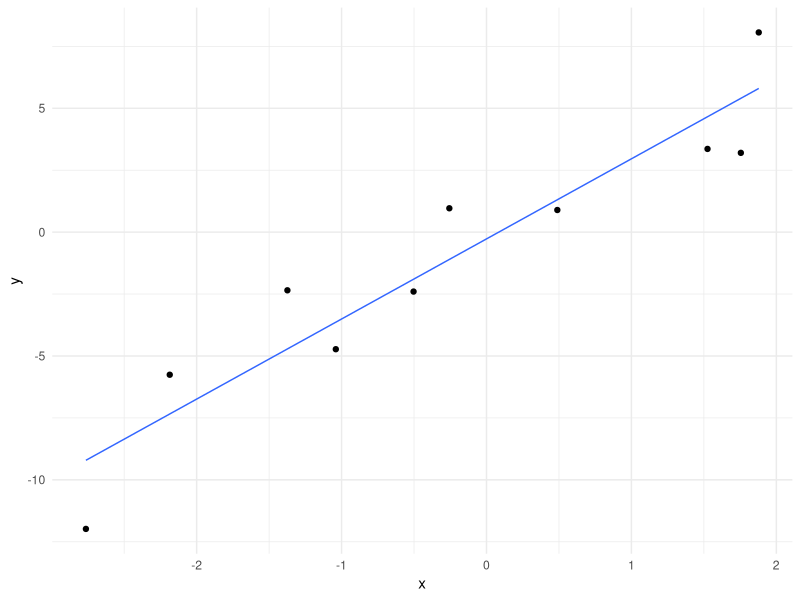
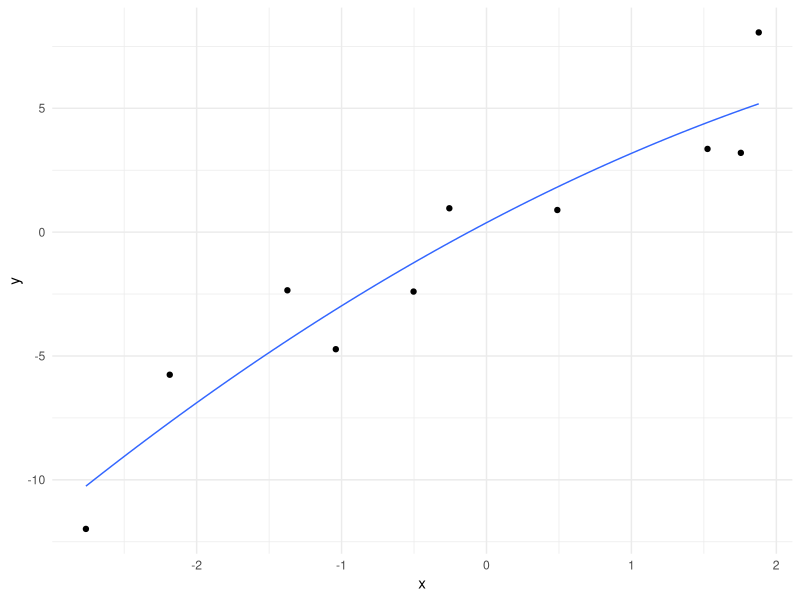
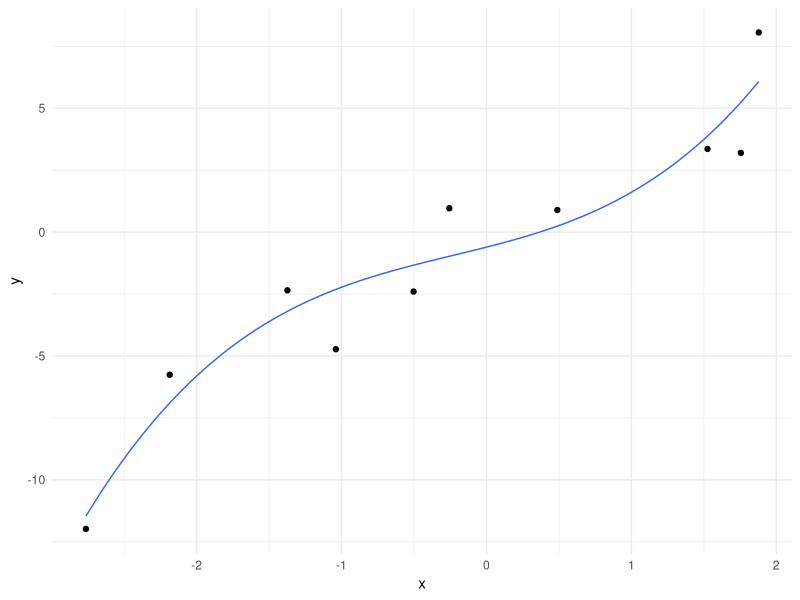
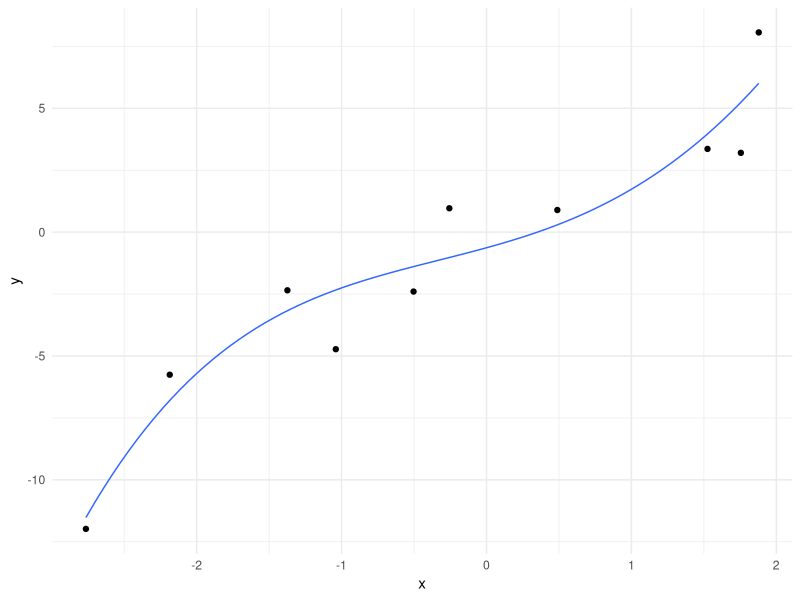
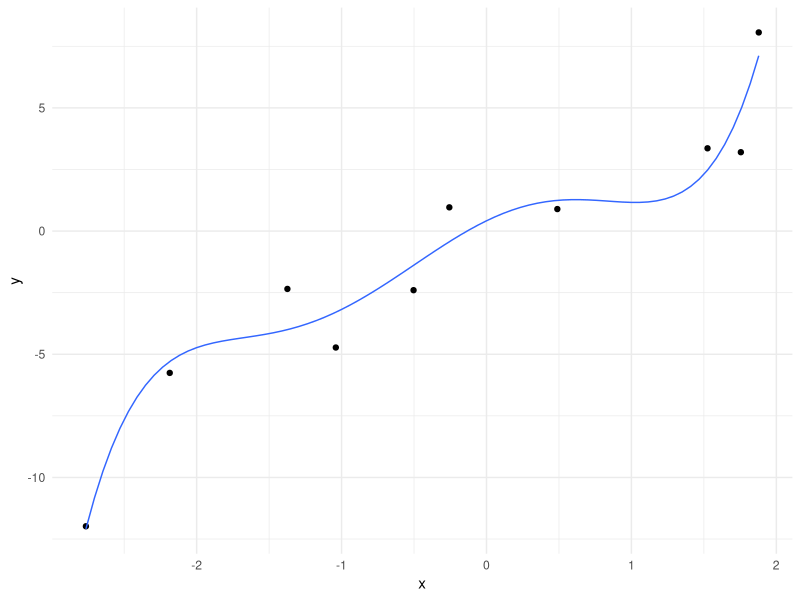
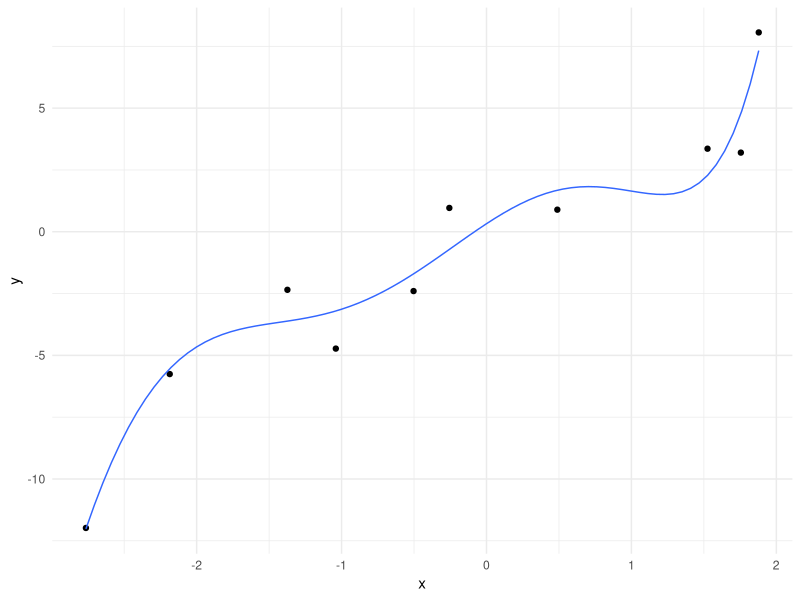
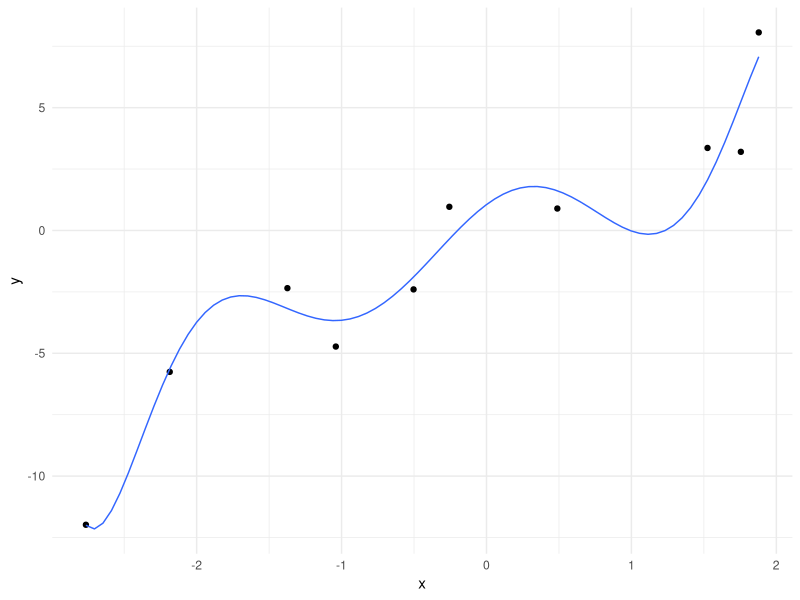
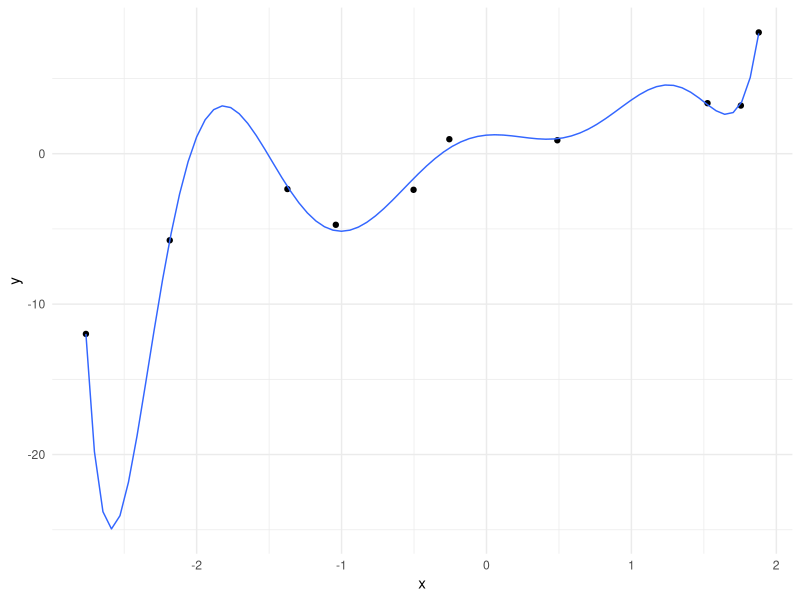

The R source for these figures, in order:
## ---- chunk 1
knitr::opts_chunk$set(fig.width = 4, fig.height = 2.5,
                      fig.align = 'center', echo = FALSE,
                      warning = FALSE, message = FALSE)
library(tidyverse)
library(gridExtra)
library(purrr)
theme_set(theme_minimal())
## ---- chunk 2
n <- 10
x <- rnorm(n, 0, 2)
y <- rnorm(n, x + .4 * x^3, 1.5)
d <- tibble(x, y)

dnew <- tibble(x = runif(100, min(x), max(x))) %>%
  mutate(y = rnorm(100, x + .4 * x^3, 1.5))

d %>%
  ggplot(aes(x, y)) + 
  geom_point() + 
  geom_smooth(size = .5, method = "lm", se = FALSE)
## ---- chunk 3
d %>%
  ggplot(aes(x, y)) + 
  geom_point() + 
  geom_smooth(size = .5, method = "lm", se = FALSE, formula = y ~ poly(x, 2))
## ---- chunk 4
d %>%
  ggplot(aes(x, y)) + 
  geom_point() + 
  geom_smooth(size = .5, method = "lm", se = FALSE, formula = y ~ poly(x, 3))
## ---- chunk 5
d %>%
  ggplot(aes(x, y)) + 
  geom_point() + 
  geom_smooth(size = .5, method = "lm", se = FALSE, formula = y ~ poly(x, 4))
## ---- chunk 6
d %>%
  ggplot(aes(x, y)) + 
  geom_point() + 
  geom_smooth(size = .5, method = "lm", se = FALSE, formula = y ~ poly(x, 5))
## ---- chunk 7
d %>%
  ggplot(aes(x, y)) + 
  geom_point() + 
  geom_smooth(size = .5, method = "lm", se = FALSE, formula = y ~ poly(x, 6))
## ---- chunk 8
d %>%
  ggplot(aes(x, y)) + 
  geom_point() + 
  geom_smooth(size = .5, method = "lm", se = FALSE, formula = y ~ poly(x, 7))
## ---- chunk 9
d %>%
  ggplot(aes(x, y)) + 
  geom_point() + 
  geom_smooth(size = .5, method = "lm", se = FALSE, formula = y ~ poly(x, 8))
## ---- chunk 10
d %>%
  ggplot(aes(x, y)) + 
  geom_point() + 
  geom_smooth(size = .5, method = "lm", se = FALSE, formula = y ~ poly(x, 9))
## ---- chunk 11
d %>%
  ggplot(aes(x, y)) + 
  geom_point(alpha = .1) + 
  geom_smooth(size = .5, method = "lm", se = FALSE) + 
  geom_point(data = dnew, color = "purple")
## ---- chunk 12
d %>%
  ggplot(aes(x, y)) + 
  geom_point(alpha = .1) + 
  geom_smooth(size = .5, method = "lm", se = FALSE, formula = y ~ poly(x, 2)) + 
  geom_point(data = dnew, color = "purple")
## ---- chunk 13
d %>%
  ggplot(aes(x, y)) + 
  geom_point(alpha = .1) + 
  geom_smooth(size = .5, method = "lm", se = FALSE, formula = y ~ poly(x, 3)) + 
  geom_point(data = dnew, color = "purple")
## ---- chunk 14
d %>%
  ggplot(aes(x, y)) + 
  geom_point(alpha = .1) + 
  geom_smooth(size = .5, method = "lm", se = FALSE, formula = y ~ poly(x, 4)) + 
  geom_point(data = dnew, color = "purple")
## ---- chunk 15
d %>%
  ggplot(aes(x, y)) + 
  geom_point(alpha = .1) + 
  geom_smooth(size = .5, method = "lm", se = FALSE, formula = y ~ poly(x, 5)) + 
  geom_point(data = dnew, color = "purple")
## ---- chunk 16
d %>%
  ggplot(aes(x, y)) + 
  geom_point(alpha = .1) + 
  geom_smooth(size = .5, method = "lm", se = FALSE, formula = y ~ poly(x, 6)) + 
  geom_point(data = dnew, color = "purple")
## ---- chunk 17
d %>%
  ggplot(aes(x, y)) + 
  geom_point(alpha = .1) + 
  geom_smooth(size = .5, method = "lm", se = FALSE, formula = y ~ poly(x, 7)) + 
  geom_point(data = dnew, color = "purple")
## ---- chunk 18
d %>%
  ggplot(aes(x, y)) + 
  geom_point(alpha = .1) + 
  geom_smooth(size = .5, method = "lm", se = FALSE, formula = y ~ poly(x, 8)) + 
  geom_point(data = dnew, color = "purple")
## ---- chunk 19
d %>%
  ggplot(aes(x, y)) + 
  geom_point(alpha = .1) + 
  geom_smooth(size = .5, method = "lm", se = FALSE, formula = y ~ poly(x, 9)) + 
  geom_point(data = dnew, color = "purple")
## ---- chunk 20
d %>%
  ggplot(aes(x, y)) + 
  geom_point(alpha = .1) + 
  geom_smooth(size = .5, method = "lm", se = FALSE) + 
  geom_point(data = dnew, color = "purple")
## ---- chunk 21
# split into training and test sets
trees$train <- rep_len(c(0, 1), nrow(trees))
train <- subset(trees, train == 1)
test <- subset(trees, train == 0)


m1 <- lm(Volume ~ Girth, data = train)
m1dev <- -2 * logLik(m1)
train %>%
  ggplot(aes(Girth, Volume)) + 
  stat_smooth(method = "lm", formula = y ~ poly(x, 1), se = FALSE) + 
  geom_point() + 
  ggtitle(paste("Deviance:", round(m1dev, 3)))
## ---- chunk 22
# use an 8th degree polynomial
m <- lm(Volume ~ poly(Girth, 8), data = train)
mdev <- -2 * logLik(m)
train %>%
  ggplot(aes(Girth, Volume)) + 
  stat_smooth(method = "lm", formula = y ~ poly(x, 8), se = FALSE) + 
  geom_point() + 
  ggtitle(paste("Deviance:", round(mdev, 3)))
## ---- chunk 23
dev_plot <- function(degree) {
  m <- lm(Volume ~ poly(Girth, degree), data = train)
  train_dev <- -2 * logLik(m)
  xline <- data.frame(Girth = seq(min(trees$Girth), 
                                  max(trees$Girth), 
                                  length.out = 100))
  xline$Volume <- predict(m, xline)
  
  mu_test <- predict(m, test)
  test_ll <- sum(dnorm(train$Volume, mu_test, sigma(m), log = TRUE))
  test_dev <- -2 * test_ll
  
  p <- train %>%
    ggplot(aes(Girth, Volume)) + 
    geom_line(data = xline, color = "dodgerblue") + 
    geom_point() + 
    ggtitle(paste0("Training deviance: ", round(train_dev, 3), ";    ",
                  "Test deviance: ", round(test_dev, 3))) + 
    geom_point(data = test, color = "purple")
  list(p, dev_df = tibble(Deviance = c(train_dev, test_dev), 
                          Sample = c("Training set", "Test set")))
}

dev_plot(1)[[1]]
# Check training deviance values
## ---- chunk 24
dev_plot(2)[[1]]
## ---- chunk 25
dev_plot(3)[[1]]
## ---- chunk 26
dev_plot(4)[[1]]
## ---- chunk 27
dev_plot(5)[[1]]
## ---- chunk 28
l <- list()
for (i in 1:5) {
  l[[i]] <- dev_plot(i)[[2]]
}

bind_rows(l, .id = "Polynomial degree") %>%
  ggplot(aes(`Polynomial degree`, Deviance, color = Sample)) + 
  geom_point() + 
  scale_y_log10() + 
  scale_color_manual(values = c("red", "blue"), "")
